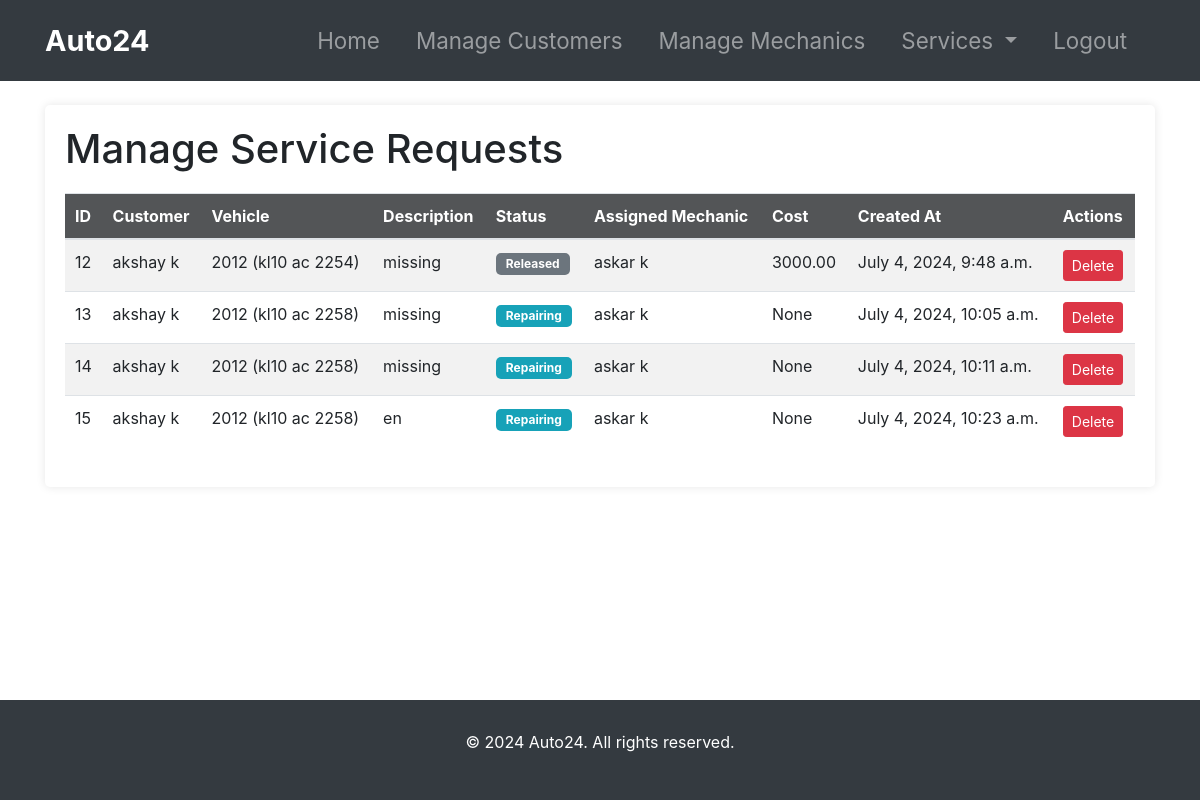
Screenshot of /adminpage/manage-service-requests/ (signed in) with the database file from the repository.
### customer_management/models.py (models this page shows, shortened)
class ServiceRequest(models.Model):
    STATUS_CHOICES = [
        ('Pending', 'Pending'),
        ('Approved', 'Approved'),
        ('Repairing', 'Repairing'),
        ('Repairing Done', 'Repairing Done'),
        ('Released', 'Released')
    ]
    customer = models.ForeignKey(Customer, on_delete=models.CASCADE, related_name='service_requests')
    assigned_mechanic = models.ForeignKey('mechanic_management.Mechanic', on_delete=models.CASCADE, related_name='service_requests', null=True, blank=True)
    vehicle = models.ForeignKey(Vehicle, on_delete=models.CASCADE, related_name='service_requests')
    problem_description = models.CharField(max_length=300)
    status = models.CharField(max_length=20, choices=STATUS_CHOICES, default='Pending')
    cost = models.DecimalField(max_digits=10, decimal_places=2, null=True, blank=True)
    created_at = models.DateTimeField(default=timezone.now)

class Customer(models.Model):
    user = models.OneToOneField(User, on_delete=models.CASCADE)
    profile_pic = models.ImageField(upload_to='profile_pic/CustomerProfilePic/', null=True, blank=True)
    address = models.CharField(max_length=40)
    mobile = models.CharField(max_length=20, null=False)
    @property
    def get_name(self):
        return self.user.first_name + " " + self.user.last_name

class Vehicle(models.Model):
    number = models.CharField(max_length=20)
    model = models.CharField(max_length=100)
    customer = models.ForeignKey(Customer, on_delete=models.CASCADE, related_name='vehicles')
    def __str__(self):
        return f"{self.model} ({self.number})"

### mechanic_management/models.py (models this page shows, shortened)
class Mechanic(models.Model):
    user = models.OneToOneField(User, on_delete=models.CASCADE)
    profile_pic = models.ImageField(upload_to='profile_pic/MechanicProfilePic/', null=True, blank=True)
    address = models.CharField(max_length=40)
    mobile = models.CharField(max_length=20, null=False)
    skill = models.CharField(max_length=500, null=True)
    salary = models.IntegerField(null=True)
    status = models.BooleanField(default=False)
    @property
    def get_name(self):
        return self.user.first_name + " " + self.user.last_name

### admin_management/views.py (the view)
# urls.py: path('adminpage/manage-service-requests/', views.manage_service_requests, name='manage_service_requests'),
@staff_member_required
def manage_service_requests(request):
    service_requests = ServiceRequest.objects.all()
    return render(request, 'adminpage/manage_service_requests.html', {'service_requests': service_requests})

### templates/adminpage/manage_service_requests.html (shortened to what this page needs)
{% extends 'adminpage/base.html' %}
{% block content %}
<div class="container mt-4">
    <div class="service-request-container">
        <h1>Manage Service Requests</h1>
        <table class="table table-striped">
            <thead>
                <tr>
                    <th>ID</th>
                    <th>Customer</th>
                    <th>Vehicle</th>
                    <th>Description</th>
                    <th>Status</th>
                    <th>Assigned Mechanic</th>
                    <th>Cost</th>
                    <th>Created At</th>
                    <th>Actions</th>
                </tr>
            </thead>
            <tbody>
                {% for service_request in service_requests %}
                <tr>
                    <td>{{ service_request.id }}</td>
                    <td>{{ service_request.customer.get_name }}</td>
                    <td>{{ service_request.vehicle }}</td>
                    <td>{{ service_request.problem_description }}</td>
                    <td>
                        {% if service_request.status == 'Pending' %}
                            <span class="badge badge-warning">{{ service_request.get_status_display }}</span>
                        {% elif service_request.status == 'Approved' %}
                            <span class="badge badge-success">{{ service_request.get_status_display }}</span>
                        {% elif service_request.status == 'Repairing' %}
                            <span class="badge badge-info">{{ service_request.get_status_display }}</span>
                        {% elif service_request.status == 'Repairing Done' %}
                            <span class="badge badge-primary">{{ service_request.get_status_display }}</span>
                        {% elif service_request.status == 'Released' %}
                            <span class="badge badge-secondary">{{ service_request.get_status_display }}</span>
                        {% endif %}
                    </td>
                    <td>
                        {% if service_request.assigned_mechanic %}
                        {{ service_request.assigned_mechanic.get_name }}
                    {% else %}
                            Not Assigned
                        {% endif %}
                    </td>
                    <td>{{ service_request.cost }}</td>
                    <td>{{ service_request.created_at }}</td>
                    <td>
                        <a href="{% url 'delete_service_request' service_request.id %}" class="btn btn-danger btn-sm" onclick="return confirm('Are you sure you want to delete this service request?');">Delete</a>
                    </td>
                </tr>
                {% endfor %}
            </tbody>
        </table>
    </div>
</div>
{% endblock %}

### templates/adminpage/base.html (style rules this page uses)
body { display: flex; flex-direction: column; min-height: 100vh; }

### templates/adminpage/manage_service_requests.html (style rules this page uses)
.service-request-container { background-color: #fff; padding: 20px; border-radius: 5px; box-shadow: 0 0 10px rgba(0, 0, 0, 0.1); margin-top: 20px; }
.service-request-container table { width: 100%; border-collapse: collapse; margin-top: 20px; margin-bottom: 20px; }
.service-request-container th { background-color: #535557; color: white; text-align: left; padding: 10px; }
.service-request-container td { padding: 10px; }
.service-request-container tbody tr:nth-of-type(odd) { background-color: #f2f2f2; }
.badge { padding: 5px 10px; border-radius: 5px; font-size: 12px; }
.badge-info { background-color: #17a2b8; color: white; }
.badge-secondary { background-color: #6c757d; color: white; }

### rows the page displays
ServiceRequest: id "12", customer.get_name "akshay k", vehicle "2012 (kl10 ac 2254)", problem_description "missing", status "Released", assigned_mechanic.get_name "askar k", cost "3000.00", created_at "July 4, 2024, 9:48 a.m."
ServiceRequest: id "13", customer.get_name "akshay k", vehicle "2012 (kl10 ac 2258)", problem_description "missing", status "Repairing", assigned_mechanic.get_name "askar k", cost "None", created_at "July 4, 2024, 10:05 a.m."
ServiceRequest: id "14", customer.get_name "akshay k", vehicle "2012 (kl10 ac 2258)", problem_description "missing", status "Repairing", assigned_mechanic.get_name "askar k", cost "None", created_at "July 4, 2024, 10:11 a.m."
ServiceRequest: id "15", customer.get_name "akshay k", vehicle "2012 (kl10 ac 2258)", problem_description "en", status "Repairing", assigned_mechanic.get_name "askar k", cost "None", created_at "July 4, 2024, 10:23 a.m."
